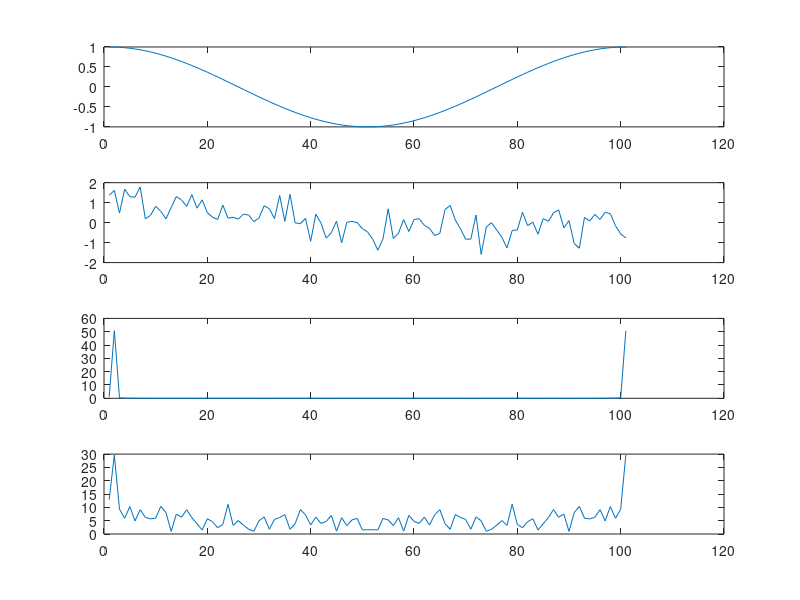

The MATLAB source for this figure:
clc;
clear all;
close all;

f = 1;
nop = 2;
t = 0:0.01:1;
tx = cos(2*pi*f*t);

rx = [];
z = 1;
for t=0:0.01:1
    temp = 0;
    for p=1:1:nop
        beta(p) = rand;
        delay(p) = rand*t;
        temp = temp + beta(p)*cos(2*pi*f*(t - delay(p)));
    end
    BETA{z} = beta;
    DELAY{z} = delay;
    beta = 0;
    delay = 0;
    rx = [rx temp];
    z = z+1;
end

figure(1);
subplot(4, 1, 1);
plot(tx);

subplot(4, 1, 2);
plot(real(rx));

subplot(4, 1, 3);
plot(abs(fft(tx)));

subplot(4, 1, 4);
plot(abs(fft(real(rx))));

